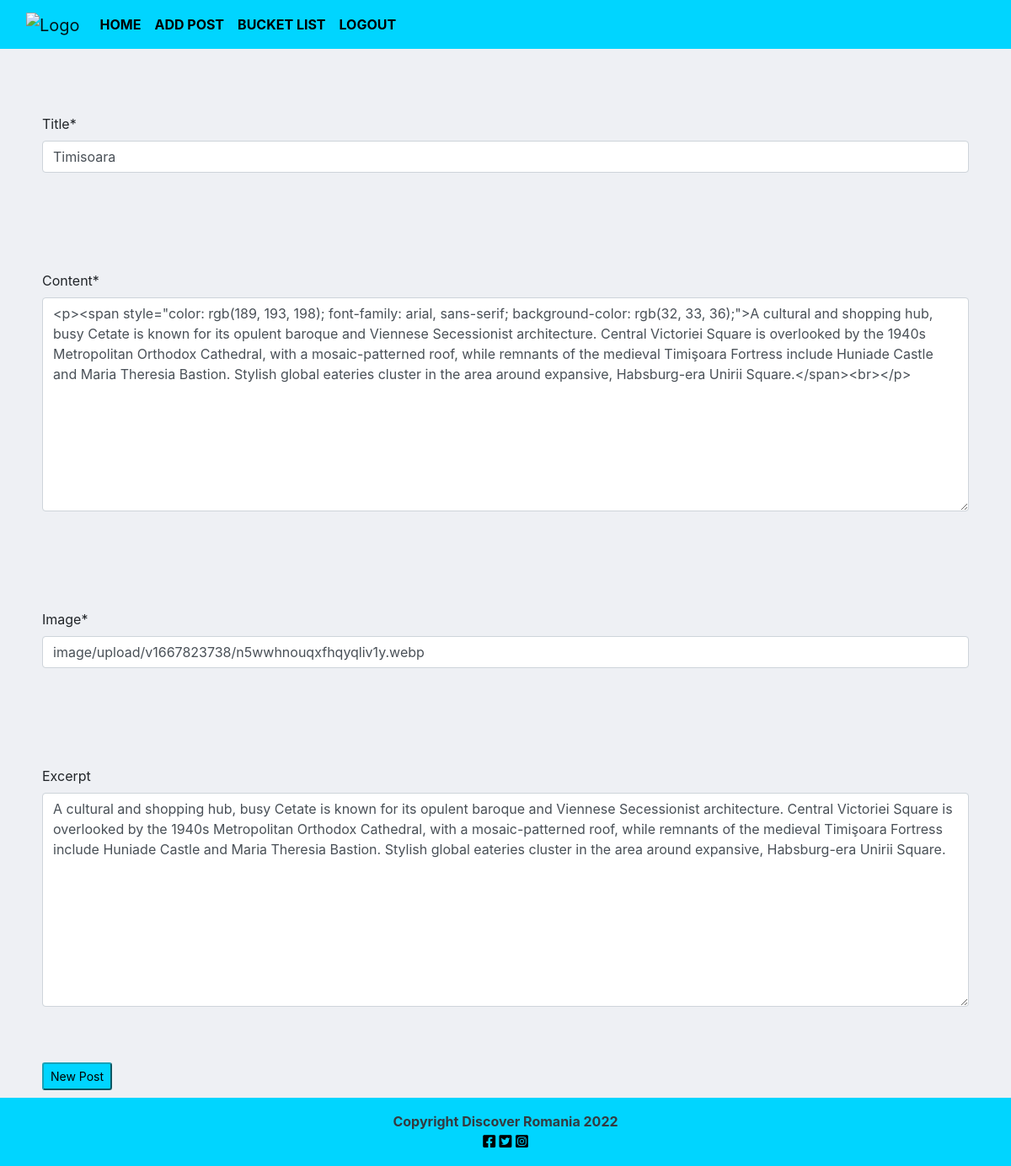
Screenshot of /timisoara/update/ (signed in) with the database file from the repository.
### blog/models.py (models this page shows, shortened)
class Post(models.Model):
    title = models.CharField(max_length=200, unique=True)
    slug = models.SlugField(max_length=200, unique=True)
    author = models.ForeignKey(
        User, on_delete=models.CASCADE, related_name="blog_posts"
    )
    featured_image = CloudinaryField('image', default='placeholder')
    excerpt = models.TextField(blank=True)
    updated_on = models.DateTimeField(auto_now=True)
    content = models.TextField()
    created_on = models.DateTimeField(auto_now_add=True)
    status = models.IntegerField(choices=STATUS, default=0)
    likes = models.ManyToManyField(
        User, related_name='blogpost_like', blank=True)
    class Meta:
        ordering = ["-created_on"]

### blog/views.py (the view, shortened to what this page needs)
# urls.py: path('<slug:slug>/update/', UpdatePostView.as_view(), name='post-update'),
class UpdatePostView(UserPassesTestMixin, LoginRequiredMixin, SuccessMessageMixin, UpdateView):
    model = Post
    template_name = "add_post.html"
    fields = ['title', 'content', 'featured_image', 'excerpt']
    success_url = reverse_lazy('home')
    success_message = ("Your Post has been updated")
    def test_func(self):
        post = self.get_object()
        if self.request.user == post.author:
            return True
        return False

### templates/add_post.html (shortened to what this page needs)
{% extends 'base.html' %}
{% load crispy_forms_tags %}
{% block content%}
<div>
    <form action ='' method ="POST"  enctype="multipart/form-data">
        {{ form | crispy }}
    <button class= "btn-sm btn-info mb-2" type="submit">New Post</button>
</form>
</div>
{% endblock %} -->

### static/css/style.css (style rules this page uses)
body { background-color: #EEF0F4; }
.form-group { padding-top: 50px; padding-left: 50px; padding-bottom: 50px; padding-right: 50px; }
.btn-info { margin-left: 50px; background-color: #00D5FF; color: #000000; }
.main-bg { background-color: #EEF0F4; }

### rows the page displays
Post: title "Timisoara", content "<p><span style=\"color: rgb(189, 193, 198); font-family: arial, sans-serif; background-color: rgb(32, 33, 36);\">A cultural and shopping hub, busy Cetate is known for its opulent baroque and Viennese Secessionist architecture. Central Victoriei Square is overlooked by the 1940s Metropolitan Orthodox Cathedral, with a mosaic-patterned roof, while remnants of the medieval Timişoara Fortress include Huniade Castle and Maria Theresia Bastion. Stylish global eateries cluster in the area around expansive, Habsburg-era Unirii Square.</span><br></p>", featured_image "image/upload/v1667823738/n5wwhnouqxfhqyqliv1y.webp", excerpt "A cultural and shopping hub, busy Cetate is known for its opulent baroque and Viennese Secessionist architecture. Central Victoriei Square is overlooked by the 1940s Metropolitan Orthodox Cathedral, with a mosaic-patterned roof, while remnants of the medieval Timişoara Fortress include Huniade Castle and Maria Theresia Bastion. Stylish global eateries cluster in the area around expansive, Habsburg-era Unirii Square."
